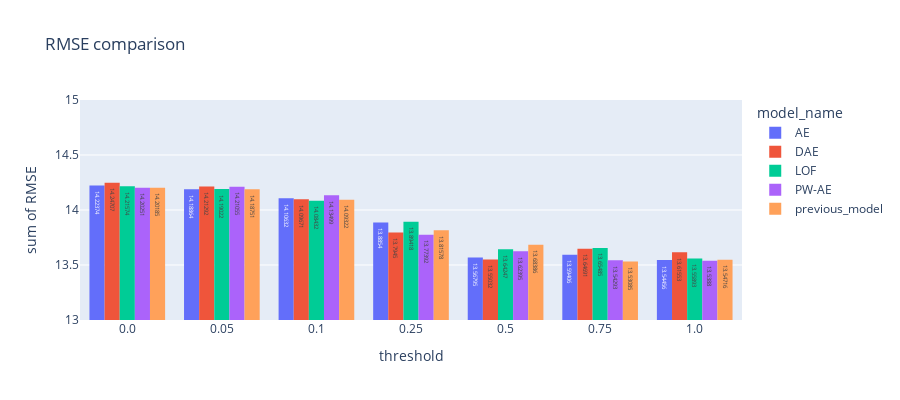

The code cell stored with this chart in its notebook:
### Code cell
# Accuracy comparison
fig = px.histogram(weighted_result_df, x="threshold", y="RMSE",
             color='model_name', barmode='group',
             height=400, text_auto=True, title='RMSE comparison')
fig.update_yaxes(range=[13, 15])
fig.show()

### Figure 1 — Plotly figure (JSON) as saved in the notebook; plotly's stock layout.template omitted (floating-point values rounded to 4 significant figures)
{"data": [{"alignmentgroup": "True", "bingroup": "x", "histfunc": "sum", "hovertemplate": "model_name=AE<br>threshold=%{x}<br>sum of RMSE=%{y}<extra></extra>", "legendgroup": "AE", "marker": {"color": "#636efa", "pattern": {"shape": ""}}, "name": "AE", "offsetgroup": "AE", "orientation": "v", "showlegend": true, "texttemplate": "%{value}", "type": "histogram", "x": ["0.0", "0.05", "0.1", "0.25", "0.5", "0.75", "1.0"], "xaxis": "x", "y": [14.22, 14.19, 14.11, 13.89, 13.57, 13.59, 13.54], "yaxis": "y"}, {"alignmentgroup": "True", "bingroup": "x", "histfunc": "sum", "hovertemplate": "model_name=DAE<br>threshold=%{x}<br>sum of RMSE=%{y}<extra></extra>", "legendgroup": "DAE", "marker": {"color": "#EF553B", "pattern": {"shape": ""}}, "name": "DAE", "offsetgroup": "DAE", "orientation": "v", "showlegend": true, "texttemplate": "%{value}", "type": "histogram", "x": ["0.0", "0.05", "0.1", "0.25", "0.5", "0.75", "1.0"], "xaxis": "x", "y": [14.25, 14.21, 14.1, 13.79, 13.55, 13.65, 13.62], "yaxis": "y"}, {"alignmentgroup": "True", "bingroup": "x", "histfunc": "sum", "hovertemplate": "model_name=LOF<br>threshold=%{x}<br>sum of RMSE=%{y}<extra></extra>", "legendgroup": "LOF", "marker": {"color": "#00cc96", "pattern": {"shape": ""}}, "name": "LOF", "offsetgroup": "LOF", "orientation": "v", "showlegend": true, "texttemplate": "%{value}", "type": "histogram", "x": ["0.0", "0.05", "0.1", "0.25", "0.5", "0.75", "1.0"], "xaxis": "x", "y": [14.22, 14.19, 14.08, 13.89, 13.64, 13.65, 13.56], "yaxis": "y"}, {"alignmentgroup": "True", "bingroup": "x", "histfunc": "sum", "hovertemplate": "model_name=PW-AE<br>threshold=%{x}<br>sum of RMSE=%{y}<extra></extra>", "legendgroup": "PW-AE", "marker": {"color": "#ab63fa", "pattern": {"shape": ""}}, "name": "PW-AE", "offsetgroup": "PW-AE", "orientation": "v", "showlegend": true, "texttemplate": "%{value}", "type": "histogram", "x": ["0.0", "0.05", "0.1", "0.25", "0.5", "0.75", "1.0"], "xaxis": "x", "y": [14.2, 14.21, 14.13, 13.77, 13.62, 13.54, 13.54], "yaxis": "y"}, {"alignmentgroup": "True", "bingroup": "x", "histfunc": "sum", "hovertemplate": "model_name=previous_model<br>threshold=%{x}<br>sum of RMSE=%{y}<extra></extra>", "legendgroup": "previous_model", "marker": {"color": "#FFA15A", "pattern": {"shape": ""}}, "name": "previous_model", "offsetgroup": "previous_model", "orientation": "v", "showlegend": true, "texttemplate": "%{value}", "type": "histogram", "x": ["0.0", "0.05", "0.1", "0.25", "0.5", "0.75", "1.0"], "xaxis": "x", "y": [14.2, 14.19, 14.09, 13.82, 13.68, 13.53, 13.55], "yaxis": "y"}], "layout": {"barmode": "group", "height": 400, "legend": {"title": {"text": "model_name"}, "tracegroupgap": 0}, "title": {"text": "RMSE comparison"}, "xaxis": {"anchor": "y", "domain": [0, 1], "title": {"text": "threshold"}}, "yaxis": {"anchor": "x", "domain": [0, 1], "range": [13, 15], "title": {"text": "sum of RMSE"}}}}
